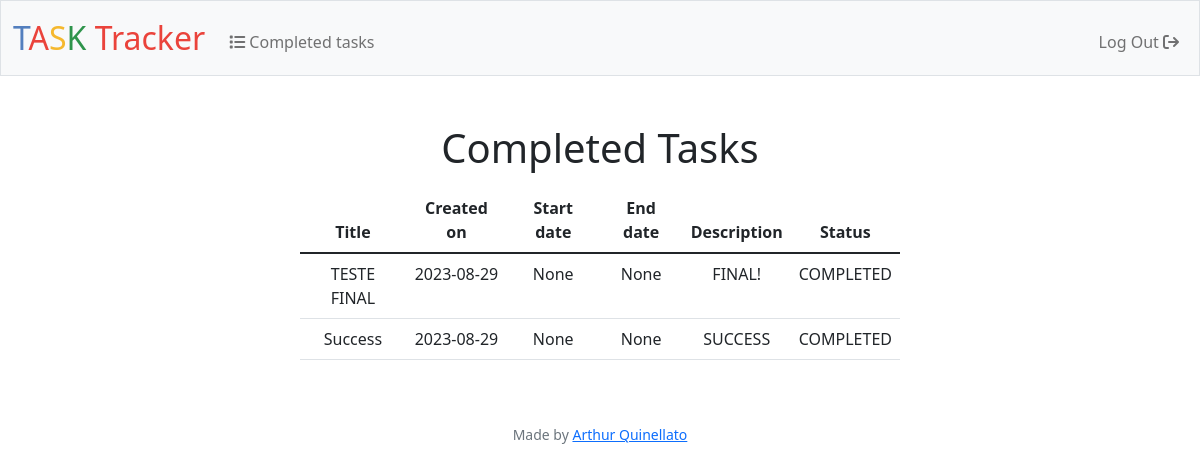
The app's page /completedTasks (signed in), older data.
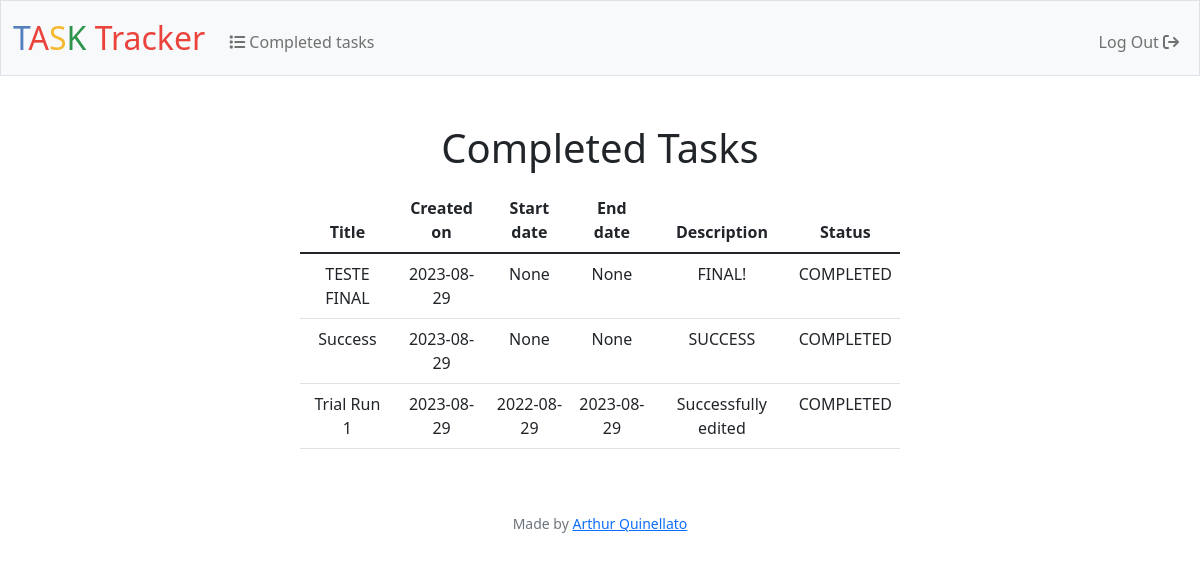
The same page, newer data.
### tables this page shows
CREATE TABLE tasks (
id INTEGER PRIMARY KEY AUTOINCREMENT,
user_id INTEGER,
title TEXT,
description TEXT,
dateStart DATE,
dateEnd DATE,
dateCreation DATE
, status TEXT);

### app.py (the view)
@app.route('/completedTasks', methods = ['GET', 'POST'])
@login_required
def completedTasks():
    user_id = session['user_id']
    completed_tasks = db.execute('''
                                SELECT *
                                FROM tasks
                                WHERE user_id = ?
                                AND status = 'COMPLETED'
                                ''', user_id)
    if completed_tasks == []:
        return apology('you have no completed tasks', 403)
    return render_template('completedTasks.html', tasks = completed_tasks)

### app.py (called while the page is built)
@app.after_request
def after_request(response):
    response.headers['Cache-Control'] = 'no-cache, no-store, must-revalidate'
    response.headers['Expires'] = 0
    response.headers['Pragma'] = 'no-cache'
    return response

### helpers.py (called while the page is built)
def login_required(f):
    @wraps(f)
    def decorated_function(*args, **kwargs):
        if session.get("user_id") is None:
            return redirect("/login")
        return f(*args, **kwargs)
    return decorated_function

### templates/completedTasks.html (shortened to what this page needs)
{% extends "layout.html" %}
{% block main %}
    <div class = "mb-3">
        <h1>Completed Tasks</h1>
    </div>
    <div class = "mb-3">
        {% if tasks %}
            <table class = "table table-stripped" style = "width: 50vw; margin: 0 auto;">
                <thead>
                    <th scope = "col">Title</th>
                    <th scope = "col">Created on</th>
                    <th scope = "col">Start date</th>
                    <th scope = "col">End date</th>
                    <th scope = "col">Description</th>
                    <th scope = "col">Status</th>
                </thead>
                <tbody>
                    {% for task in tasks %}
                        <tr>
                            <td>{{ task["title"] }}</td>
                            <td>{{ task["dateCreation"] }}</td>
                            <td>{{ task["dateStart"] }}</td>
                            <td>{{ task["dateEnd"] }}</td>
                            <td>{{ task["description"] }}</td>
                            <td>{{ task["status"] }}</td>
                        </tr>
                    {% endfor %}
                </tbody>
            </table>
        {% endif %}
    </div>
{% endblock %}

### templates/layout.html (shortened to what this page needs)
<!DOCTYPE html>
<html lang = "en">
    <head>
        <link href = "https://cdn.jsdelivr.net/npm/bootstrap@5.1.3/dist/css/bootstrap.min.css" rel = "stylesheet">
        <link href = "/static/style.css" rel = "stylesheet">
    </head>
    <body>
        <nav class = "bg-light border navbar navbar-expand-md navbar-light">
            <div class = "container-fluid">
                <a class = "navbar-brand" href = "/"><span class = "blue">T</span><span class = "red">A</span><span class = "yellow">S</span><span class = "green">K</span> <span class = "red">Tracker</span></a>
                <div class = "collapse navbar-collapse" id = "navbar">
                    {% if session["user_id"] %}
                        <ul class = "navbar-nav me-auto mt-2">
                            <li class = "nav-item"><a class = "nav-link" href = "/completedTasks"><i class = "fa-solid fa-list"></i>    Completed tasks</a></li>
                        </ul>
                        <ul class = "navbar-nav ms-auto mt-2">
                            <li class = "nav-item"><a class = "nav-link" href = "/logout">Log Out <i class = "fa-solid fa-arrow-right-from-bracket"></i></a></li>
                        </ul>
                    {% else %}
                        <ul class = "navbar-nav ms-auto mt-2">
                            <li class = "nav-item"><a class = "nav-link" href = "/register">Register</a></li>
                            <li class = "nav-item"><a class = "nav-link" href = "/login">Log In</a></li>
                        </ul>
                    {% endif %}
                </div>
            </div>
        </nav>
        <main class = "container-fluid py-5 text-center">
            {% block main %}{% endblock %}
        </main>
    </body>
    <footer class = "mb-5 small text-center text-muted">
        Made by <a href = "https://arthur1802.github.io/profile-card/" target = "_blank">Arthur Quinellato</a>
    </footer>
</html>

### static/style.css (style rules this page uses)
nav .navbar-brand { font-size: xx-large; }
nav .navbar-brand .blue { color: #537fbe; }
nav .navbar-brand .red { color: #ea433b; }
nav .navbar-brand .yellow { color: #f5b82e; }
nav .navbar-brand .green { color: #2e944b; }

Row changes from the older to the newer data that the page shows:
added tasks: title "Trial Run 1", dateCreation "2023-08-29", dateStart "2022-08-29", dateEnd "2023-08-29", description "Successfully edited", status "COMPLETED"
